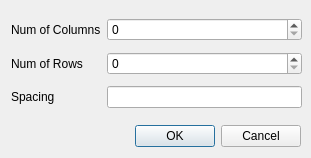
<ui version="4.0" >
 <author></author>
 <comment></comment>
 <exportmacro></exportmacro>
 <class>TabbingDialog</class>
 <widget class="QDialog" name="TabbingDialog" >
  <property name="geometry" >
   <rect>
    <x>0</x>
    <y>0</y>
    <width>311</width>
    <height>158</height>
   </rect>
  </property>
  <widget class="QWidget" name="widget" >
   <property name="geometry" >
    <rect>
     <x>20</x>
     <y>74</y>
     <width>185</width>
     <height>26</height>
    </rect>
   </property>
  </widget>
  <widget class="QWidget" name="widget_2" >
   <property name="geometry" >
    <rect>
     <x>10</x>
     <y>12</y>
     <width>291</width>
     <height>86</height>
    </rect>
   </property>
  </widget>
  <widget class="QWidget" name="layoutWidget" >
   <property name="geometry" >
    <rect>
     <x>10</x>
     <y>120</y>
     <width>291</width>
     <height>33</height>
    </rect>
   </property>
   <layout class="QHBoxLayout" >
    <property name="margin" >
     <number>0</number>
    </property>
    <property name="spacing" >
     <number>6</number>
    </property>
    <item>
     <spacer>
      <property name="orientation" >
       <enum>Qt::Horizontal</enum>
      </property>
      <property name="sizeHint" >
       <size>
        <width>131</width>
        <height>31</height>
       </size>
      </property>
     </spacer>
    </item>
    <item>
     <widget class="QPushButton" name="okButton" >
      <property name="text" >
       <string>OK</string>
      </property>
     </widget>
    </item>
    <item>
     <widget class="QPushButton" name="cancelButton" >
      <property name="text" >
       <string>Cancel</string>
      </property>
     </widget>
    </item>
   </layout>
  </widget>
  <widget class="QWidget" name="layoutWidget_3" >
   <property name="geometry" >
    <rect>
     <x>11</x>
     <y>13</y>
     <width>291</width>
     <height>101</height>
    </rect>
   </property>
   <layout class="QGridLayout" >
    <property name="margin" >
     <number>0</number>
    </property>
    <property name="spacing" >
     <number>6</number>
    </property>
    <item row="2" column="0" >
     <widget class="QLabel" name="label_3" >
      <property name="sizePolicy" >
       <sizepolicy>
        <hsizetype>1</hsizetype>
        <vsizetype>1</vsizetype>
        <horstretch>0</horstretch>
        <verstretch>0</verstretch>
       </sizepolicy>
      </property>
      <property name="text" >
       <string>Spacing</string>
      </property>
     </widget>
    </item>
    <item row="1" column="0" >
     <widget class="QLabel" name="label_2" >
      <property name="sizePolicy" >
       <sizepolicy>
        <hsizetype>1</hsizetype>
        <vsizetype>1</vsizetype>
        <horstretch>0</horstretch>
        <verstretch>0</verstretch>
       </sizepolicy>
      </property>
      <property name="text" >
       <string>Num of Rows</string>
      </property>
     </widget>
    </item>
    <item row="0" column="0" >
     <widget class="QLabel" name="label" >
      <property name="sizePolicy" >
       <sizepolicy>
        <hsizetype>1</hsizetype>
        <vsizetype>1</vsizetype>
        <horstretch>0</horstretch>
        <verstretch>0</verstretch>
       </sizepolicy>
      </property>
      <property name="text" >
       <string>Num of Columns</string>
      </property>
     </widget>
    </item>
    <item row="0" column="1" >
     <widget class="QSpinBox" name="spinBoxColumns" >
      <property name="sizePolicy" >
       <sizepolicy>
        <hsizetype>7</hsizetype>
        <vsizetype>0</vsizetype>
        <horstretch>0</horstretch>
        <verstretch>0</verstretch>
       </sizepolicy>
      </property>
     </widget>
    </item>
    <item row="2" column="1" >
     <widget class="QLineEdit" name="lineEdit" />
    </item>
    <item row="1" column="1" >
     <widget class="QSpinBox" name="spinBoxRows" >
      <property name="sizePolicy" >
       <sizepolicy>
        <hsizetype>7</hsizetype>
        <vsizetype>0</vsizetype>
        <horstretch>0</horstretch>
        <verstretch>0</verstretch>
       </sizepolicy>
      </property>
     </widget>
    </item>
   </layout>
  </widget>
 </widget>
 <pixmapfunction></pixmapfunction>
 <tabstops>
  <tabstop>spinBoxColumns</tabstop>
  <tabstop>spinBoxRows</tabstop>
  <tabstop>lineEdit</tabstop>
  <tabstop>okButton</tabstop>
  <tabstop>cancelButton</tabstop>
 </tabstops>
 <resources/>
 <connections>
  <connection>
   <sender>okButton</sender>
   <signal>clicked()</signal>
   <receiver>TabbingDialog</receiver>
   <slot>accept()</slot>
   <hints>
    <hint type="sourcelabel" >
     <x>278</x>
     <y>253</y>
    </hint>
    <hint type="destinationlabel" >
     <x>96</x>
     <y>254</y>
    </hint>
   </hints>
  </connection>
  <connection>
   <sender>cancelButton</sender>
   <signal>clicked()</signal>
   <receiver>TabbingDialog</receiver>
   <slot>reject()</slot>
   <hints>
    <hint type="sourcelabel" >
     <x>369</x>
     <y>253</y>
    </hint>
    <hint type="destinationlabel" >
     <x>179</x>
     <y>282</y>
    </hint>
   </hints>
  </connection>
 </connections>
</ui>
